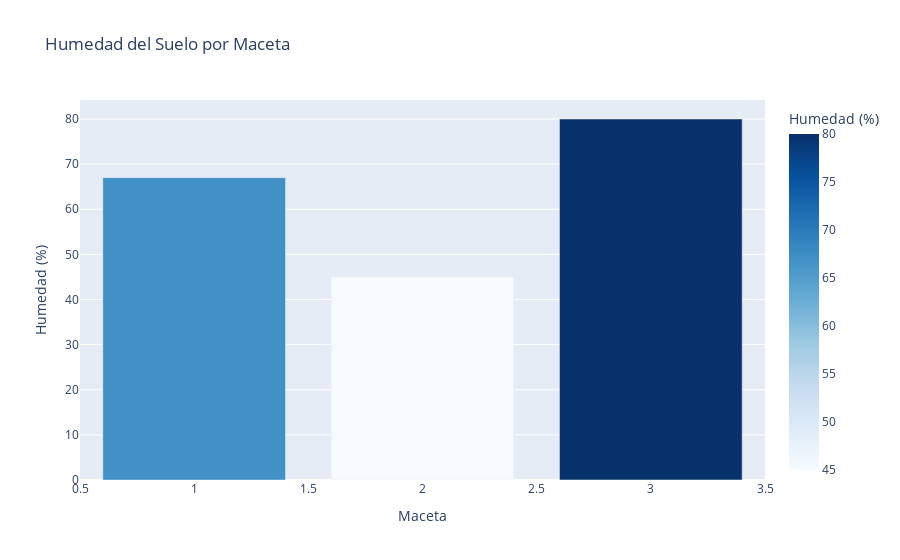
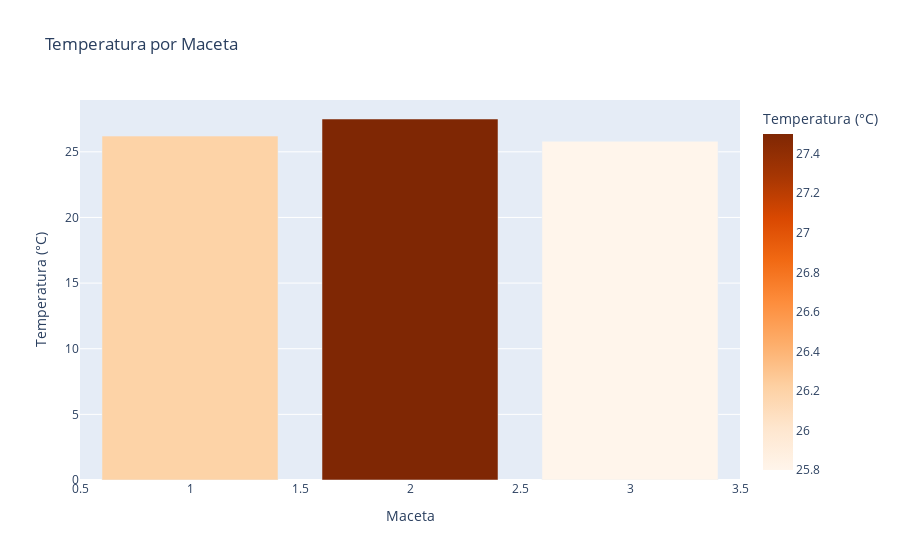
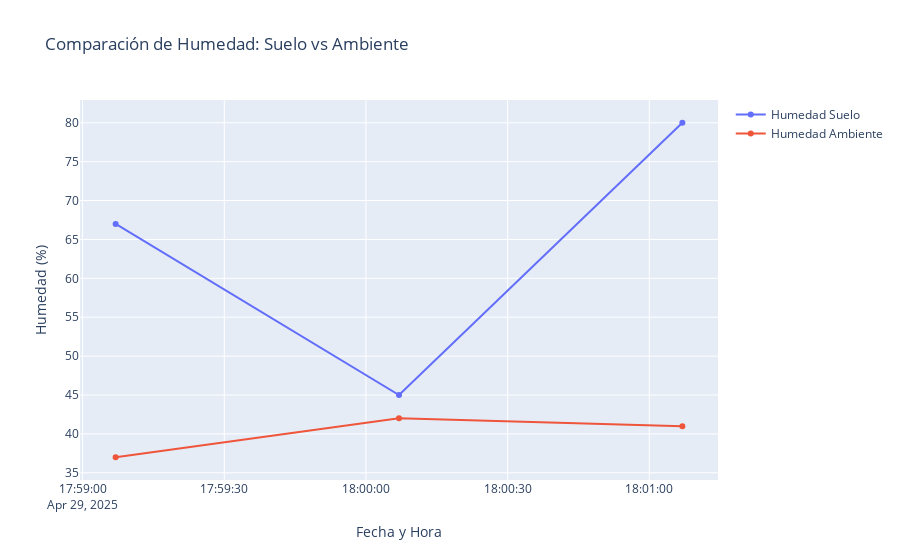

Notebook cell for these charts, in order:
### Code cell
# Ya que kaleido está disponible, volvemos a generar las gráficas y las exportamos correctamente

import pandas as pd
import plotly.express as px
import plotly.graph_objects as go

# Simulamos datos (estos serán reemplazados por los que vienen de Firebase en un futuro)
data = {
    "maceta": [1, 2, 3],
    "humedad_suelo": [67, 45, 80],
    "humedad_ambiente": [37.0, 42.0, 41.0],
    "temperatura": [26.2, 27.5, 25.8],
    "fechaHora": ["2025-04-29 17:59:07", "2025-04-29 18:00:07", "2025-04-29 18:01:07"]
}
df = pd.DataFrame(data)

# Gráfico 1: Humedad del Suelo por Maceta
fig1 = px.bar(
    df, x="maceta", y="humedad_suelo",
    title="Humedad del Suelo por Maceta",
    labels={"humedad_suelo": "Humedad (%)", "maceta": "Maceta"},
    color="humedad_suelo", color_continuous_scale="Blues"
)
fig1.show()

# Gráfico 2: Temperatura por Maceta
fig2 = px.bar(
    df, x="maceta", y="temperatura",
    title="Temperatura por Maceta",
    labels={"temperatura": "Temperatura (°C)", "maceta": "Maceta"},
    color="temperatura", color_continuous_scale="Oranges"
)
fig2.show()

# Gráfico 3: Línea comparativa humedad suelo vs ambiente
fig3 = go.Figure()
fig3.add_trace(go.Scatter(
    x=df["fechaHora"], y=df["humedad_suelo"],
    mode='lines+markers', name='Humedad Suelo'
))
fig3.add_trace(go.Scatter(
    x=df["fechaHora"], y=df["humedad_ambiente"],
    mode='lines+markers', name='Humedad Ambiente'
))
fig3.update_layout(
    title="Comparación de Humedad: Suelo vs Ambiente",
    xaxis_title="Fecha y Hora",
    yaxis_title="Humedad (%)"
)
fig3.show()

### Figure 1 — Plotly figure (JSON) as saved in the notebook; plotly's stock layout.template omitted (floating-point values rounded to 4 significant figures)
{"data": [{"hovertemplate": "Maceta=%{x}<br>Humedad (%)=%{marker.color}<extra></extra>", "legendgroup": "", "marker": {"color": [67, 45, 80], "coloraxis": "coloraxis", "pattern": {"shape": ""}}, "name": "", "orientation": "v", "showlegend": false, "textposition": "auto", "type": "bar", "x": [1, 2, 3], "xaxis": "x", "y": [67, 45, 80], "yaxis": "y"}], "layout": {"barmode": "relative", "coloraxis": {"colorbar": {"title": {"text": "Humedad (%)"}}, "colorscale": [[0, "rgb(247,251,255)"], [0.125, "rgb(222,235,247)"], [0.25, "rgb(198,219,239)"], [0.375, "rgb(158,202,225)"], [0.5, "rgb(107,174,214)"], [0.625, "rgb(66,146,198)"], [0.75, "rgb(33,113,181)"], [0.875, "rgb(8,81,156)"], [1, "rgb(8,48,107)"]]}, "legend": {"tracegroupgap": 0}, "title": {"text": "Humedad del Suelo por Maceta"}, "xaxis": {"anchor": "y", "domain": [0, 1], "title": {"text": "Maceta"}}, "yaxis": {"anchor": "x", "domain": [0, 1], "title": {"text": "Humedad (%)"}}}}

### Figure 2 — Plotly figure (JSON) as saved in the notebook; plotly's stock layout.template omitted (floating-point values rounded to 4 significant figures)
{"data": [{"hovertemplate": "Maceta=%{x}<br>Temperatura (°C)=%{marker.color}<extra></extra>", "legendgroup": "", "marker": {"color": [26.2, 27.5, 25.8], "coloraxis": "coloraxis", "pattern": {"shape": ""}}, "name": "", "orientation": "v", "showlegend": false, "textposition": "auto", "type": "bar", "x": [1, 2, 3], "xaxis": "x", "y": [26.2, 27.5, 25.8], "yaxis": "y"}], "layout": {"barmode": "relative", "coloraxis": {"colorbar": {"title": {"text": "Temperatura (°C)"}}, "colorscale": [[0, "rgb(255,245,235)"], [0.125, "rgb(254,230,206)"], [0.25, "rgb(253,208,162)"], [0.375, "rgb(253,174,107)"], [0.5, "rgb(253,141,60)"], [0.625, "rgb(241,105,19)"], [0.75, "rgb(217,72,1)"], [0.875, "rgb(166,54,3)"], [1, "rgb(127,39,4)"]]}, "legend": {"tracegroupgap": 0}, "title": {"text": "Temperatura por Maceta"}, "xaxis": {"anchor": "y", "domain": [0, 1], "title": {"text": "Maceta"}}, "yaxis": {"anchor": "x", "domain": [0, 1], "title": {"text": "Temperatura (°C)"}}}}

### Figure 3 — Plotly figure (JSON) as saved in the notebook; plotly's stock layout.template omitted (floating-point values rounded to 4 significant figures)
{"data": [{"mode": "lines+markers", "name": "Humedad Suelo", "type": "scatter", "x": ["2025-04-29 17:59:07", "2025-04-29 18:00:07", "2025-04-29 18:01:07"], "y": [67, 45, 80]}, {"mode": "lines+markers", "name": "Humedad Ambiente", "type": "scatter", "x": ["2025-04-29 17:59:07", "2025-04-29 18:00:07", "2025-04-29 18:01:07"], "y": [37.0, 42.0, 41.0]}], "layout": {"title": {"text": "Comparación de Humedad: Suelo vs Ambiente"}, "xaxis": {"title": {"text": "Fecha y Hora"}}, "yaxis": {"title": {"text": "Humedad (%)"}}}}
